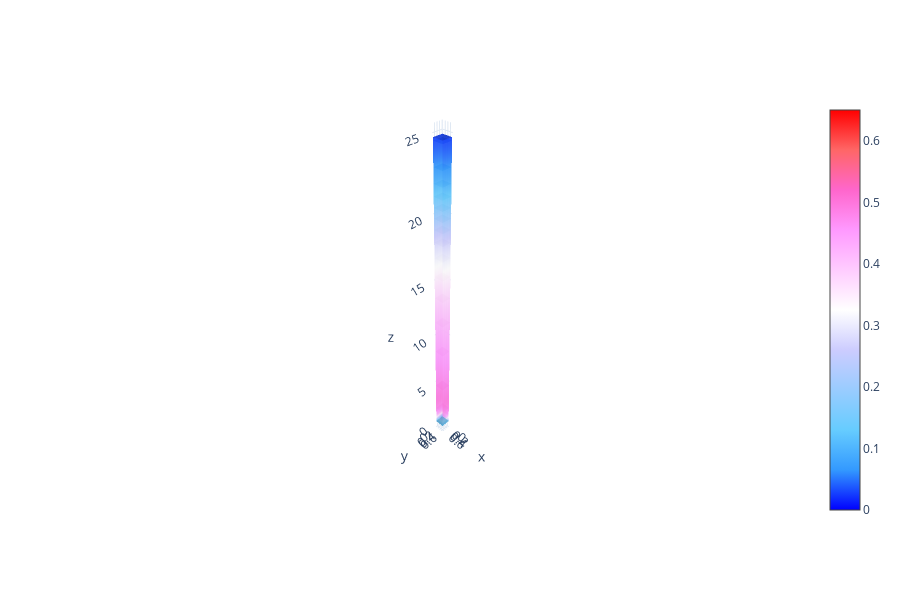

Source (notebook cell):
### Code cell
X, Y, Z = np.array(phAr.iloc[:,0]), np.array(phAr.iloc[:,1]), np.array(phAr.iloc[:,2])
vol = np.array(phAr.iloc[:,3])

Lz_max = 25
vol = vol[Z < Lz_max]
X = X[Z < Lz_max]
Y = Y[Z < Lz_max]
Z = Z[Z < Lz_max]

import plotly.graph_objects as go
fig = go.Figure(data=go.Volume(
    x=X, y=Y, z=Z,
    value=vol,
    isomin  =0.0,
    isomax  =0.65,
    opacity =0.75,
    surface_count=20,
    colorscale= 'Picnic' #Blackbody,Bluered,Blues,Cividis,Earth,Electric,Greens,Greys,Hot,Jet,Picnic,Portland,Rainbow,RdBu,Reds,Viridis,YlGnBu,YlOrRd.
    ))
fig.update_layout(scene_xaxis_showticklabels=True,
                  scene_yaxis_showticklabels=True,
                  scene_zaxis_showticklabels=True,
                  scene_aspectmode='data',
                  template='plotly_white', width=900, height=600)
fig.show()

### Figure 1 — Plotly figure (JSON) as saved in the notebook; plotly's stock layout.template omitted (floating-point values rounded to 4 significant figures; data arrays with more than 128 entries replaced by an {"elided": "..."} marker saying what was removed)
{"data": [{"colorscale": [[0, "rgb(0,0,255)"], [0.1, "rgb(51,153,255)"], [0.2, "rgb(102,204,255)"], [0.3, "rgb(153,204,255)"], [0.4, "rgb(204,204,255)"], [0.5, "rgb(255,255,255)"], [0.6, "rgb(255,204,255)"], [0.7, "rgb(255,153,255)"], [0.8, "rgb(255,102,204)"], [0.9, "rgb(255,102,102)"], [1, "rgb(255,0,0)"]], "isomax": 0.65, "isomin": 0, "opacity": 0.75, "surface": {"count": 20}, "type": "volume", "value": {"elided": "1600 float values"}, "x": {"elided": "1600 float values"}, "y": {"elided": "1600 float values"}, "z": {"elided": "1600 float values"}}], "layout": {"height": 600, "scene": {"aspectmode": "data", "aspectratio": {"x": 0.3118, "y": 0.3118, "z": 10.29}, "camera": {"center": {"x": 0, "y": 0, "z": 0}, "eye": {"x": 7.787, "y": 7.617, "z": 8.891}, "projection": {"type": "perspective"}, "up": {"x": 0, "y": 0, "z": 1}}, "xaxis": {"showticklabels": true, "type": "linear"}, "yaxis": {"showticklabels": true, "type": "linear"}, "zaxis": {"showticklabels": true, "type": "linear"}}, "width": 900}}
